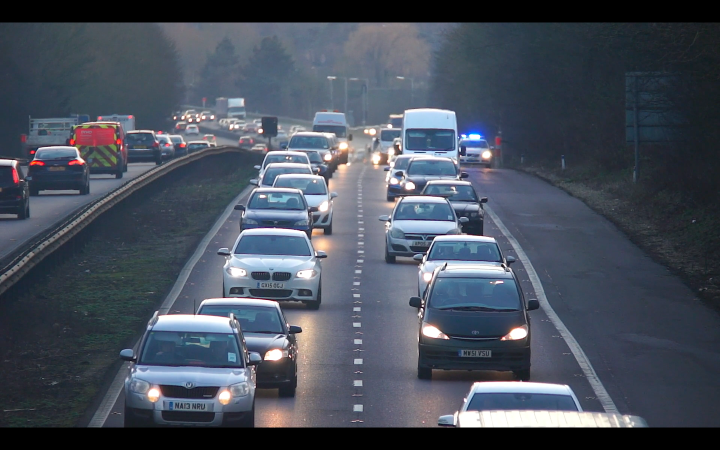
#> input picture src/sensorium/data_processing/camera/dummy_kitti/images/02.png, 1440 x 900 px (shown at 1/2 size)
$ python camera_simple.py
#> lines starting #> are read from the running program, lines starting #| are printed output that depends on the picture
# Copyright 2024  Projektpraktikum Python.
# SPDX-License-Identifier: Apache-2.0

"""First function function  reads and shows each frame individually.

Second function  reads and shows all frames in a loop.

Left for testing. Should be later removed.

"""

import os
from pathlib import Path

import cv2
import numpy as np


def camera() -> None:
    """Testing creation of image that is only red."""
    height = 600
    width = 600
    im_red = np.zeros((height, width, 3), np.uint8)
    im_red[:, :, 0] = 0
    im_red[:, :, 1] = 0
    im_red[:, :, 2] = 255

    cv2.imshow(' Image', im_red)
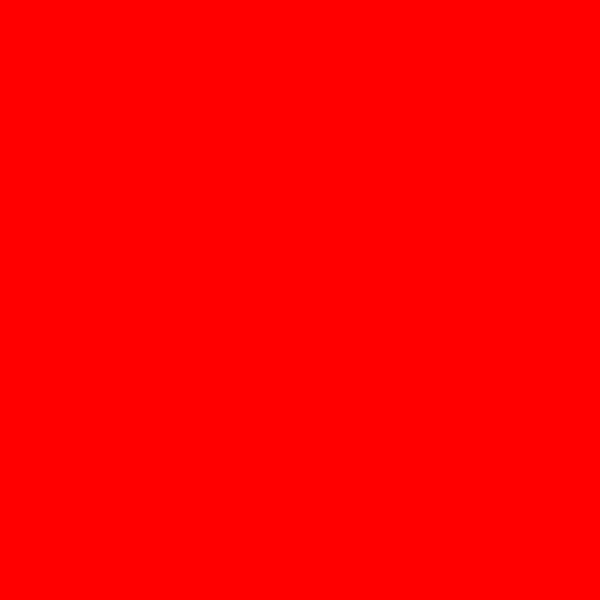
#> window ' Image': shape (600, 600, 3); mean B, G, R 0, 0, 255
    cv2.waitKey(0)
    cv2.destroyAllWindows()


camera()


def camera_function() -> None:
    """A function that reads and showseach frame individually."""
    frame_length = 200  # change for faster/slower

    im = cv2.imread('dummy_kitti/images/02.png', cv2.IMREAD_COLOR)
#> im is the input picture: shape (900, 1440, 3); mean B, G, R 92.5, 80, 72.3
    cv2.imshow('Image2', im)
    cv2.waitKey(frame_length)
    cv2.destroyAllWindows()

    # Using cv2.imwrite() method for saving the image in the current folder
    filename = 'Frame2.jpg'
    cv2.imwrite(filename, im)

    im = cv2.imread('dummy_kitti/images/03.png', cv2.IMREAD_COLOR)
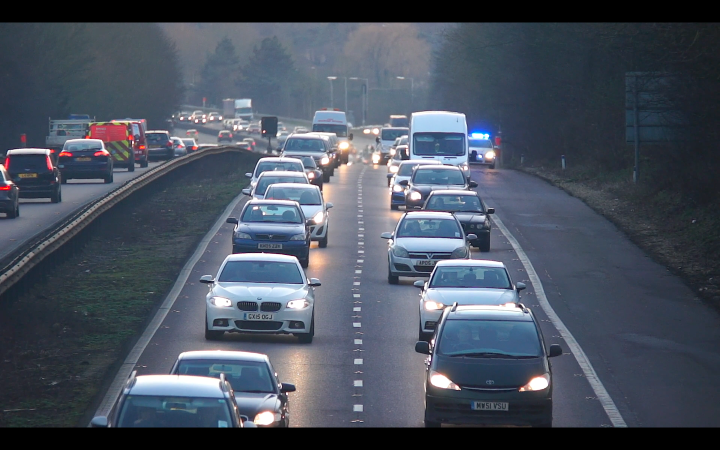
#> input picture src/sensorium/data_processing/camera/dummy_kitti/images/03.png, 1440 x 900 px (shown at 1/2 size)
#> im is the input picture: shape (900, 1440, 3); mean B, G, R 95.6, 82.3, 74
    cv2.imshow('Image3', im)
    cv2.waitKey(frame_length)
    cv2.destroyAllWindows()

    im = cv2.imread('dummy_kitti/images/04.png', cv2.IMREAD_COLOR)
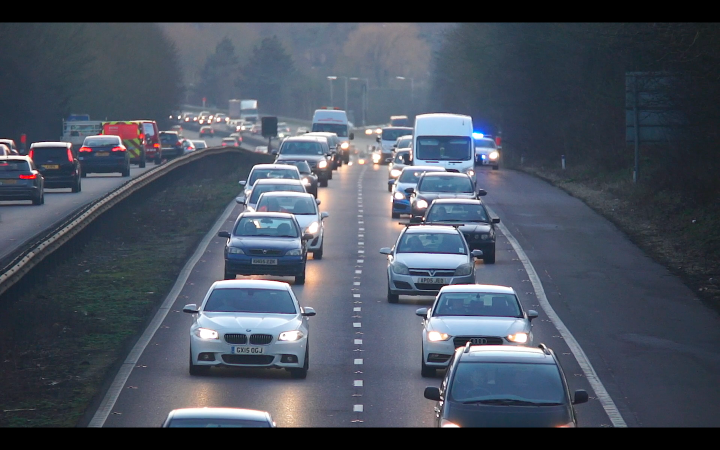
#> input picture src/sensorium/data_processing/camera/dummy_kitti/images/04.png, 1440 x 900 px (shown at 1/2 size)
#> im is the input picture: shape (900, 1440, 3); mean B, G, R 94.8, 81.6, 73.2
    cv2.imshow('Image4', im)
    cv2.waitKey(frame_length)
    cv2.destroyAllWindows()

    im = cv2.imread('dummy_kitti/images/05.png', cv2.IMREAD_COLOR)
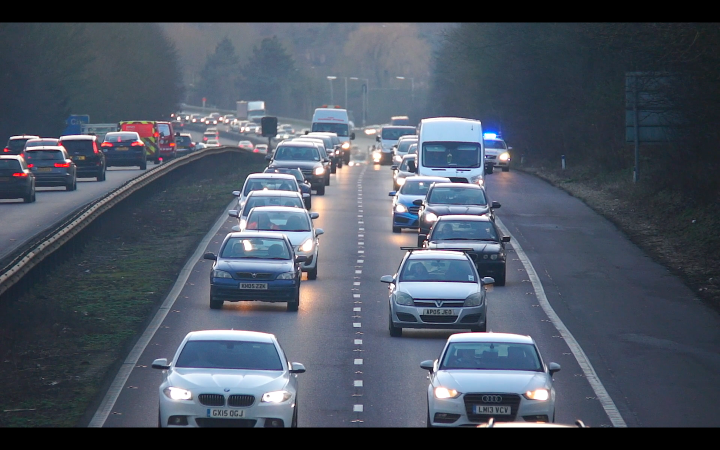
#> input picture src/sensorium/data_processing/camera/dummy_kitti/images/05.png, 1440 x 900 px (shown at 1/2 size)
#> im is the input picture: shape (900, 1440, 3); mean B, G, R 98, 84.6, 75.5
    cv2.imshow('Image5', im)
    cv2.waitKey(frame_length)
    cv2.destroyAllWindows()

    im = cv2.imread('dummy_kitti/images/06.png', cv2.IMREAD_COLOR)
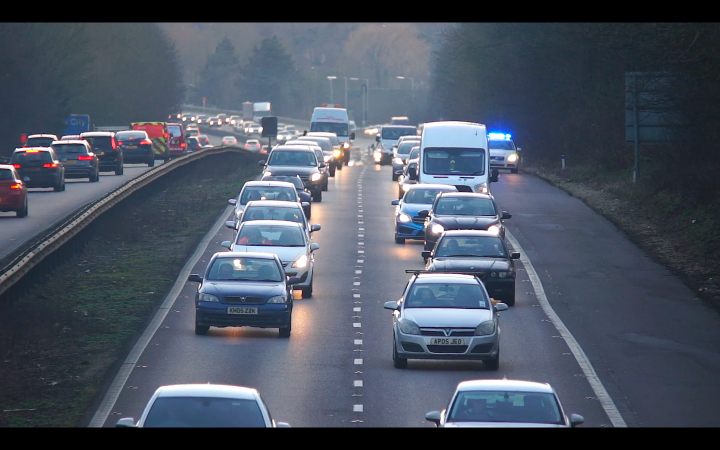
#> input picture src/sensorium/data_processing/camera/dummy_kitti/images/06.png, 1440 x 900 px (shown at 1/2 size)
#> im is the input picture: shape (900, 1440, 3); mean B, G, R 98.2, 84.1, 75.4
    cv2.imshow('Image6', im)
    cv2.waitKey(frame_length)
    cv2.destroyAllWindows()

    im = cv2.imread('dummy_kitti/images/07.png', cv2.IMREAD_COLOR)
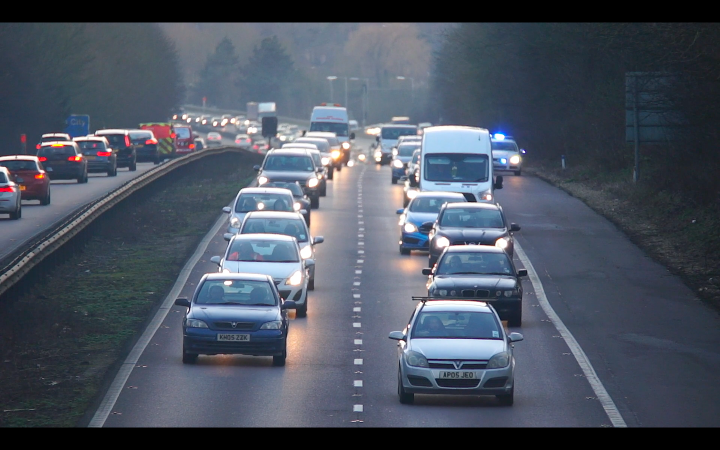
#> input picture src/sensorium/data_processing/camera/dummy_kitti/images/07.png, 1440 x 900 px (shown at 1/2 size)
#> im is the input picture: shape (900, 1440, 3); mean B, G, R 97.4, 84.1, 76
    cv2.imshow('Image7', im)
    cv2.waitKey(frame_length)
    cv2.destroyAllWindows()

    im = cv2.imread('dummy_kitti/images/08.png', cv2.IMREAD_COLOR)
    cv2.imshow('Image8', im)
    cv2.waitKey(frame_length)
    cv2.destroyAllWindows()

    im = cv2.imread('dummy_kitti/images/09.png', cv2.IMREAD_COLOR)
    cv2.imshow('Image9', im)
    cv2.waitKey(frame_length)
    cv2.destroyAllWindows()

    im = cv2.imread('dummy_kitti/images/10.png', cv2.IMREAD_COLOR)
    cv2.imshow('Image10', im)
    cv2.waitKey(frame_length)
    cv2.destroyAllWindows()

    im = cv2.imread('dummy_kitti/images/11.png', cv2.IMREAD_COLOR)
    cv2.imshow('Image11', im)
    cv2.waitKey(0)  # wait for a key press to close the window


camera_function()


def load_images(directory: str) -> None:
    """Load images."""
    frame_length = 300  # change for faster/slower
    image_paths = [Path(directory) / file for file in sorted(os.listdir(directory))]

    for path in image_paths:
        im = cv2.imread(str(path), cv2.IMREAD_UNCHANGED)
#> im: shape (900, 1440, 4)
        cv2.imshow('Camera', im)
        cv2.waitKey(frame_length)


dir1 = '/Users/antonijakrajcheva/b/src/sensorium/data_processing/camera/dummy_kitti/images'
load_images(dir1)


def load_images_noinput() -> None:
    """Load images."""
    frame_length = 300  # change for faster/slower
    dir1 = '/Users/antonijakrajcheva/b/src/sensorium/data_processing/camera/dummy_kitti/images'
    image_paths = [Path(dir1) / file for file in sorted(os.listdir(dir1))]

    for path in image_paths:
        im = cv2.imread(str(path), cv2.IMREAD_UNCHANGED)
        cv2.imshow('Camera', im)
        cv2.waitKey(frame_length)
